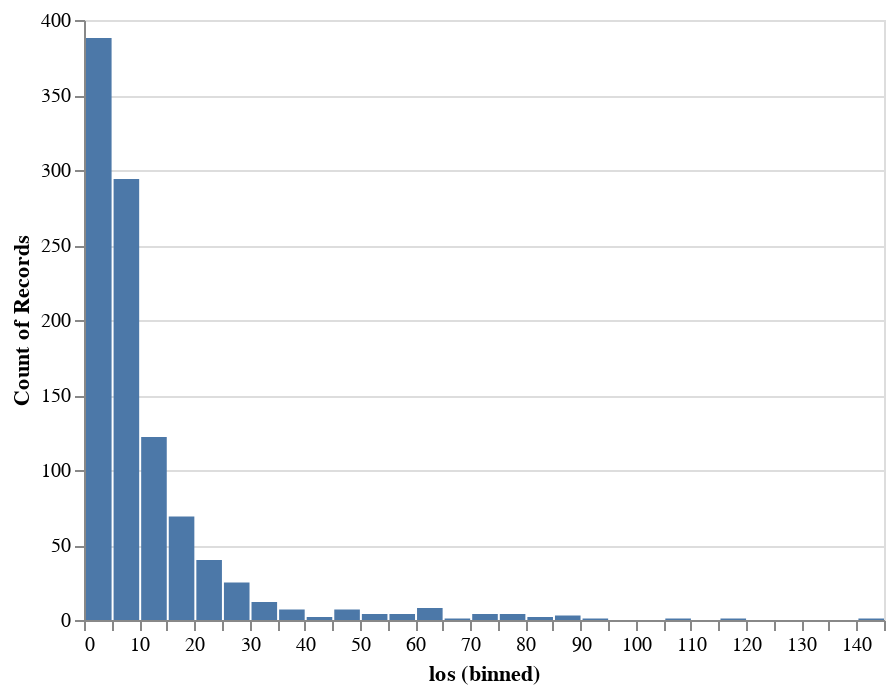

The code cell stored with this chart in its notebook:
### Code cell
import altair as alt

alt.Chart(a_df.head(1000)).mark_bar().encode(
    alt.X('los',
         bin=alt.BinParams(maxbins=50)),
    y='count()',
)

### Figure 1 — Vega-Lite specification as saved in the notebook (floating-point values rounded to 4 significant figures; data arrays with more than 128 entries replaced by an {"elided": "..."} marker saying what was removed)
{"$schema": "https://vega.github.io/schema/vega-lite/v3.3.0.json", "config": {"mark": {"tooltip": null}, "view": {"height": 300, "width": 400}}, "data": {"name": "data-2738e37813521cf597b27c4fae3eef42"}, "datasets": {"data-2738e37813521cf597b27c4fae3eef42": {"elided": "1000 records"}}, "encoding": {"x": {"bin": {"maxbins": 50}, "field": "los", "type": "quantitative"}, "y": {"aggregate": "count", "type": "quantitative"}}, "mark": "bar"}
